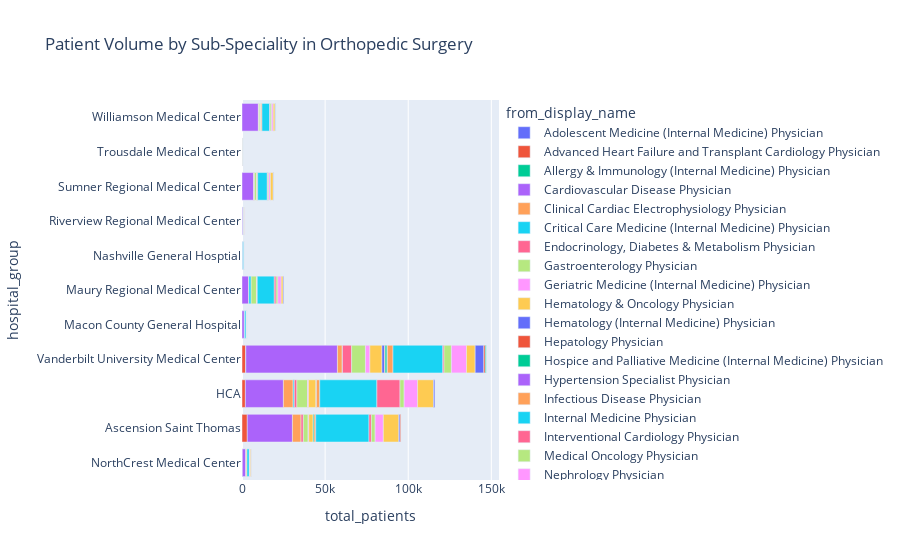

This figure's notebook cell:
### Code cell
df=internal
fig = px.bar(df, 
             x='total_patients', 
             color='from_display_name',
             y='hospital_group',
            title='Patient Volume by Sub-Speciality in Orthopedic Surgery')
fig.show()

### Figure 1 — Plotly figure (JSON) as saved in the notebook; plotly's stock layout.template omitted (floating-point values rounded to 4 significant figures)
{"data": [{"alignmentgroup": "True", "hovertemplate": "from_display_name=Adolescent Medicine (Internal Medicine) Physician<br>total_patients=%{x}<br>hospital_group=%{y}<extra></extra>", "legendgroup": "Adolescent Medicine (Internal Medicine) Physician", "marker": {"color": "#636efa"}, "name": "Adolescent Medicine (Internal Medicine) Physician", "offsetgroup": "Adolescent Medicine (Internal Medicine) Physician", "orientation": "h", "showlegend": true, "textposition": "auto", "type": "bar", "x": [220], "xaxis": "x", "y": ["NorthCrest Medical Center"], "yaxis": "y"}, {"alignmentgroup": "True", "hovertemplate": "from_display_name=Advanced Heart Failure and Transplant Cardiology Physician<br>total_patients=%{x}<br>hospital_group=%{y}<extra></extra>", "legendgroup": "Advanced Heart Failure and Transplant Cardiology Physician", "marker": {"color": "#EF553B"}, "name": "Advanced Heart Failure and Transplant Cardiology Physician", "offsetgroup": "Advanced Heart Failure and Transplant Cardiology Physician", "orientation": "h", "showlegend": true, "textposition": "auto", "type": "bar", "x": [3172, 2032, 2264], "xaxis": "x", "y": ["Ascension Saint Thomas", "HCA", "Vanderbilt University Medical Center"], "yaxis": "y"}, {"alignmentgroup": "True", "hovertemplate": "from_display_name=Allergy & Immunology (Internal Medicine) Physician<br>total_patients=%{x}<br>hospital_group=%{y}<extra></extra>", "legendgroup": "Allergy & Immunology (Internal Medicine) Physician", "marker": {"color": "#00cc96"}, "name": "Allergy & Immunology (Internal Medicine) Physician", "offsetgroup": "Allergy & Immunology (Internal Medicine) Physician", "orientation": "h", "showlegend": true, "textposition": "auto", "type": "bar", "x": [43], "xaxis": "x", "y": ["Vanderbilt University Medical Center"], "yaxis": "y"}, {"alignmentgroup": "True", "hovertemplate": "from_display_name=Cardiovascular Disease Physician<br>total_patients=%{x}<br>hospital_group=%{y}<extra></extra>", "legendgroup": "Cardiovascular Disease Physician", "marker": {"color": "#ab63fa"}, "name": "Cardiovascular Disease Physician", "offsetgroup": "Cardiovascular Disease Physician", "orientation": "h", "showlegend": true, "textposition": "auto", "type": "bar", "x": [27170, 22877, 1437, 4023, 433, 2165, 645, 7047, 137, 55106, 9844], "xaxis": "x", "y": ["Ascension Saint Thomas", "HCA", "Macon County General Hospital", "Maury Regional Medical Center", "Nashville General Hosptial", "NorthCrest Medical Center", "Riverview Regional Medical Center", "Sumner Regional Medical Center", "Trousdale Medical Center", "Vanderbilt University Medical Center", "Williamson Medical Center"], "yaxis": "y"}, {"alignmentgroup": "True", "hovertemplate": "from_display_name=Clinical Cardiac Electrophysiology Physician<br>total_patients=%{x}<br>hospital_group=%{y}<extra></extra>", "legendgroup": "Clinical Cardiac Electrophysiology Physician", "marker": {"color": "#FFA15A"}, "name": "Clinical Cardiac Electrophysiology Physician", "offsetgroup": "Clinical Cardiac Electrophysiology Physician", "orientation": "h", "showlegend": true, "textposition": "auto", "type": "bar", "x": [5180, 5820, 104, 72, 147, 2874, 357], "xaxis": "x", "y": ["Ascension Saint Thomas", "HCA", "Maury Regional Medical Center", "NorthCrest Medical Center", "Sumner Regional Medical Center", "Vanderbilt University Medical Center", "Williamson Medical Center"], "yaxis": "y"}, {"alignmentgroup": "True", "hovertemplate": "from_display_name=Critical Care Medicine (Internal Medicine) Physician<br>total_patients=%{x}<br>hospital_group=%{y}<extra></extra>", "legendgroup": "Critical Care Medicine (Internal Medicine) Physician", "marker": {"color": "#19d3f3"}, "name": "Critical Care Medicine (Internal Medicine) Physician", "offsetgroup": "Critical Care Medicine (Internal Medicine) Physician", "orientation": "h", "showlegend": true, "textposition": "auto", "type": "bar", "x": [759, 1383, 152], "xaxis": "x", "y": ["HCA", "Maury Regional Medical Center", "Vanderbilt University Medical Center"], "yaxis": "y"}, {"alignmentgroup": "True", "hovertemplate": "from_display_name=Endocrinology, Diabetes & Metabolism Physician<br>total_patients=%{x}<br>hospital_group=%{y}<extra></extra>", "legendgroup": "Endocrinology, Diabetes & Metabolism Physician", "marker": {"color": "#FF6692"}, "name": "Endocrinology, Diabetes & Metabolism Physician", "offsetgroup": "Endocrinology, Diabetes & Metabolism Physician", "orientation": "h", "showlegend": true, "textposition": "auto", "type": "bar", "x": [1378, 1529, 36, 49, 30, 290, 5521, 49], "xaxis": "x", "y": ["Ascension Saint Thomas", "HCA", "Macon County General Hospital", "NorthCrest Medical Center", "Riverview Regional Medical Center", "Sumner Regional Medical Center", "Vanderbilt University Medical Center", "Williamson Medical Center"], "yaxis": "y"}, {"alignmentgroup": "True", "hovertemplate": "from_display_name=Gastroenterology Physician<br>total_patients=%{x}<br>hospital_group=%{y}<extra></extra>", "legendgroup": "Gastroenterology Physician", "marker": {"color": "#B6E880"}, "name": "Gastroenterology Physician", "offsetgroup": "Gastroenterology Physician", "orientation": "h", "showlegend": true, "textposition": "auto", "type": "bar", "x": [2845, 6391, 3200, 95, 1223, 8315, 716], "xaxis": "x", "y": ["Ascension Saint Thomas", "HCA", "Maury Regional Medical Center", "Riverview Regional Medical Center", "Sumner Regional Medical Center", "Vanderbilt University Medical Center", "Williamson Medical Center"], "yaxis": "y"}, {"alignmentgroup": "True", "hovertemplate": "from_display_name=Geriatric Medicine (Internal Medicine) Physician<br>total_patients=%{x}<br>hospital_group=%{y}<extra></extra>", "legendgroup": "Geriatric Medicine (Internal Medicine) Physician", "marker": {"color": "#FF97FF"}, "name": "Geriatric Medicine (Internal Medicine) Physician", "offsetgroup": "Geriatric Medicine (Internal Medicine) Physician", "orientation": "h", "showlegend": true, "textposition": "auto", "type": "bar", "x": [440, 581, 53, 2665, 35], "xaxis": "x", "y": ["Ascension Saint Thomas", "HCA", "Maury Regional Medical Center", "Vanderbilt University Medical Center", "Williamson Medical Center"], "yaxis": "y"}, {"alignmentgroup": "True", "hovertemplate": "from_display_name=Hematology & Oncology Physician<br>total_patients=%{x}<br>hospital_group=%{y}<extra></extra>", "legendgroup": "Hematology & Oncology Physician", "marker": {"color": "#FECB52"}, "name": "Hematology & Oncology Physician", "offsetgroup": "Hematology & Oncology Physician", "orientation": "h", "showlegend": true, "textposition": "auto", "type": "bar", "x": [2570, 4571, 38, 225, 20, 505, 294, 7247, 456], "xaxis": "x", "y": ["Ascension Saint Thomas", "HCA", "Macon County General Hospital", "Maury Regional Medical Center", "Nashville General Hosptial", "NorthCrest Medical Center", "Sumner Regional Medical Center", "Vanderbilt University Medical Center", "Williamson Medical Center"], "yaxis": "y"}, {"alignmentgroup": "True", "hovertemplate": "from_display_name=Hematology (Internal Medicine) Physician<br>total_patients=%{x}<br>hospital_group=%{y}<extra></extra>", "legendgroup": "Hematology (Internal Medicine) Physician", "marker": {"color": "#636efa"}, "name": "Hematology (Internal Medicine) Physician", "offsetgroup": "Hematology (Internal Medicine) Physician", "orientation": "h", "showlegend": true, "textposition": "auto", "type": "bar", "x": [103, 1575], "xaxis": "x", "y": ["HCA", "Vanderbilt University Medical Center"], "yaxis": "y"}, {"alignmentgroup": "True", "hovertemplate": "from_display_name=Hepatology Physician<br>total_patients=%{x}<br>hospital_group=%{y}<extra></extra>", "legendgroup": "Hepatology Physician", "marker": {"color": "#EF553B"}, "name": "Hepatology Physician", "offsetgroup": "Hepatology Physician", "orientation": "h", "showlegend": true, "textposition": "auto", "type": "bar", "x": [339], "xaxis": "x", "y": ["Vanderbilt University Medical Center"], "yaxis": "y"}, {"alignmentgroup": "True", "hovertemplate": "from_display_name=Hospice and Palliative Medicine (Internal Medicine) Physician<br>total_patients=%{x}<br>hospital_group=%{y}<extra></extra>", "legendgroup": "Hospice and Palliative Medicine (Internal Medicine) Physician", "marker": {"color": "#00cc96"}, "name": "Hospice and Palliative Medicine (Internal Medicine) Physician", "offsetgroup": "Hospice and Palliative Medicine (Internal Medicine) Physician", "orientation": "h", "showlegend": true, "textposition": "auto", "type": "bar", "x": [600, 120, 1169, 56], "xaxis": "x", "y": ["Ascension Saint Thomas", "HCA", "Vanderbilt University Medical Center", "Williamson Medical Center"], "yaxis": "y"}, {"alignmentgroup": "True", "hovertemplate": "from_display_name=Hypertension Specialist Physician<br>total_patients=%{x}<br>hospital_group=%{y}<extra></extra>", "legendgroup": "Hypertension Specialist Physician", "marker": {"color": "#ab63fa"}, "name": "Hypertension Specialist Physician", "offsetgroup": "Hypertension Specialist Physician", "orientation": "h", "showlegend": true, "textposition": "auto", "type": "bar", "x": [203], "xaxis": "x", "y": ["Vanderbilt University Medical Center"], "yaxis": "y"}, {"alignmentgroup": "True", "hovertemplate": "from_display_name=Infectious Disease Physician<br>total_patients=%{x}<br>hospital_group=%{y}<extra></extra>", "legendgroup": "Infectious Disease Physician", "marker": {"color": "#FFA15A"}, "name": "Infectious Disease Physician", "offsetgroup": "Infectious Disease Physician", "orientation": "h", "showlegend": true, "textposition": "auto", "type": "bar", "x": [1031, 1997, 47, 191, 424, 3362, 498], "xaxis": "x", "y": ["Ascension Saint Thomas", "HCA", "Macon County General Hospital", "Maury Regional Medical Center", "Sumner Regional Medical Center", "Vanderbilt University Medical Center", "Williamson Medical Center"], "yaxis": "y"}, {"alignmentgroup": "True", "hovertemplate": "from_display_name=Internal Medicine Physician<br>total_patients=%{x}<br>hospital_group=%{y}<extra></extra>", "legendgroup": "Internal Medicine Physician", "marker": {"color": "#19d3f3"}, "name": "Internal Medicine Physician", "offsetgroup": "Internal Medicine Physician", "orientation": "h", "showlegend": true, "textposition": "auto", "type": "bar", "x": [32010, 34381, 994, 10244, 733, 1381, 245, 5801, 148, 29980, 4702], "xaxis": "x", "y": ["Ascension Saint Thomas", "HCA", "Macon County General Hospital", "Maury Regional Medical Center", "Nashville General Hosptial", "NorthCrest Medical Center", "Riverview Regional Medical Center", "Sumner Regional Medical Center", "Trousdale Medical Center", "Vanderbilt University Medical Center", "Williamson Medical Center"], "yaxis": "y"}, {"alignmentgroup": "True", "hovertemplate": "from_display_name=Interventional Cardiology Physician<br>total_patients=%{x}<br>hospital_group=%{y}<extra></extra>", "legendgroup": "Interventional Cardiology Physician", "marker": {"color": "#FF6692"}, "name": "Interventional Cardiology Physician", "offsetgroup": "Interventional Cardiology Physician", "orientation": "h", "showlegend": true, "textposition": "auto", "type": "bar", "x": [1441, 13896, 71, 1062, 213, 99, 349, 730, 199], "xaxis": "x", "y": ["Ascension Saint Thomas", "HCA", "Macon County General Hospital", "Maury Regional Medical Center", "NorthCrest Medical Center", "Riverview Regional Medical Center", "Sumner Regional Medical Center", "Vanderbilt University Medical Center", "Williamson Medical Center"], "yaxis": "y"}, {"alignmentgroup": "True", "hovertemplate": "from_display_name=Medical Oncology Physician<br>total_patients=%{x}<br>hospital_group=%{y}<extra></extra>", "legendgroup": "Medical Oncology Physician", "marker": {"color": "#B6E880"}, "name": "Medical Oncology Physician", "offsetgroup": "Medical Oncology Physician", "orientation": "h", "showlegend": true, "textposition": "auto", "type": "bar", "x": [2262, 2491, 88, 1102, 98, 83, 589, 4441, 928], "xaxis": "x", "y": ["Ascension Saint Thomas", "HCA", "Macon County General Hospital", "Maury Regional Medical Center", "NorthCrest Medical Center", "Riverview Regional Medical Center", "Sumner Regional Medical Center", "Vanderbilt University Medical Center", "Williamson Medical Center"], "yaxis": "y"}, {"alignmentgroup": "True", "hovertemplate": "from_display_name=Nephrology Physician<br>total_patients=%{x}<br>hospital_group=%{y}<extra></extra>", "legendgroup": "Nephrology Physician", "marker": {"color": "#FF97FF"}, "name": "Nephrology Physician", "offsetgroup": "Nephrology Physician", "orientation": "h", "showlegend": true, "textposition": "auto", "type": "bar", "x": [4933, 8102, 245, 1988, 118, 358, 281, 909, 93, 9085, 952], "xaxis": "x", "y": ["Ascension Saint Thomas", "HCA", "Macon County General Hospital", "Maury Regional Medical Center", "Nashville General Hosptial", "NorthCrest Medical Center", "Riverview Regional Medical Center", "Sumner Regional Medical Center", "Trousdale Medical Center", "Vanderbilt University Medical Center", "Williamson Medical Center"], "yaxis": "y"}, {"alignmentgroup": "True", "hovertemplate": "from_display_name=Pulmonary Disease Physician<br>total_patients=%{x}<br>hospital_group=%{y}<extra></extra>", "legendgroup": "Pulmonary Disease Physician", "marker": {"color": "#FECB52"}, "name": "Pulmonary Disease Physician", "offsetgroup": "Pulmonary Disease Physician", "orientation": "h", "showlegend": true, "textposition": "auto", "type": "bar", "x": [9310, 9587, 67, 1187, 91, 572, 133, 1739, 91, 5206, 1104], "xaxis": "x", "y": ["Ascension Saint Thomas", "HCA", "Macon County General Hospital", "Maury Regional Medical Center", "Nashville General Hosptial", "NorthCrest Medical Center", "Riverview Regional Medical Center", "Sumner Regional Medical Center", "Trousdale Medical Center", "Vanderbilt University Medical Center", "Williamson Medical Center"], "yaxis": "y"}, {"alignmentgroup": "True", "hovertemplate": "from_display_name=Rheumatology Physician<br>total_patients=%{x}<br>hospital_group=%{y}<extra></extra>", "legendgroup": "Rheumatology Physician", "marker": {"color": "#636efa"}, "name": "Rheumatology Physician", "offsetgroup": "Rheumatology Physician", "orientation": "h", "showlegend": true, "textposition": "auto", "type": "bar", "x": [758, 772, 23, 410, 31, 86, 213, 5202, 385], "xaxis": "x", "y": ["Ascension Saint Thomas", "HCA", "Macon County General Hospital", "Maury Regional Medical Center", "Nashville General Hosptial", "NorthCrest Medical Center", "Sumner Regional Medical Center", "Vanderbilt University Medical Center", "Williamson Medical Center"], "yaxis": "y"}, {"alignmentgroup": "True", "hovertemplate": "from_display_name=Sleep Medicine (Internal Medicine) Physician<br>total_patients=%{x}<br>hospital_group=%{y}<extra></extra>", "legendgroup": "Sleep Medicine (Internal Medicine) Physician", "marker": {"color": "#EF553B"}, "name": "Sleep Medicine (Internal Medicine) Physician", "offsetgroup": "Sleep Medicine (Internal Medicine) Physician", "orientation": "h", "showlegend": true, "textposition": "auto", "type": "bar", "x": [431, 887], "xaxis": "x", "y": ["Ascension Saint Thomas", "Vanderbilt University Medical Center"], "yaxis": "y"}, {"alignmentgroup": "True", "hovertemplate": "from_display_name=Sports Medicine (Internal Medicine) Physician<br>total_patients=%{x}<br>hospital_group=%{y}<extra></extra>", "legendgroup": "Sports Medicine (Internal Medicine) Physician", "marker": {"color": "#00cc96"}, "name": "Sports Medicine (Internal Medicine) Physician", "offsetgroup": "Sports Medicine (Internal Medicine) Physician", "orientation": "h", "showlegend": true, "textposition": "auto", "type": "bar", "x": [512, 67], "xaxis": "x", "y": ["Vanderbilt University Medical Center", "Williamson Medical Center"], "yaxis": "y"}], "layout": {"barmode": "relative", "legend": {"title": {"text": "from_display_name"}, "tracegroupgap": 0}, "title": {"text": "Patient Volume by Sub-Speciality in Orthopedic Surgery"}, "xaxis": {"anchor": "y", "domain": [0, 1], "title": {"text": "total_patients"}}, "yaxis": {"anchor": "x", "domain": [0, 1], "title": {"text": "hospital_group"}}}}
